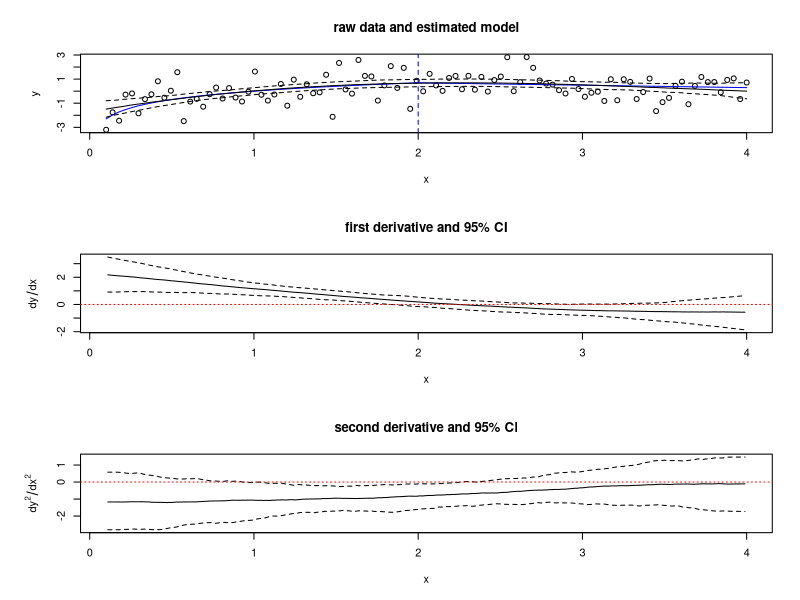

Reproduce this figure in R.
## ---- chunk 1
knitr::opts_chunk$set(echo = TRUE)
## ---- chunk 2
library(dplyr)
library(mgcv)

#You need the multivariate normal RNG from the MASS package
mvrnorm = MASS::mvrnorm

## ---- chunk 3

# Functions to calculate the 1st and 2nd derivatives of a given time series with
# a given step size. Uses two-point approximations for both 1st and 2nd derivs.
calc_1st_deriv = function(y,delta) (lead(y,1) - lag(y,1))/(2*delta)
calc_2nd_deriv = function(y,delta) (lead(y,1) + lag(y,1)-2*y)/delta^2


## ---- chunk 4
# Function to test if each the confidence intervals for the derivatives of a
# given curve sastisfy the test for a point potentially being an extremum The
# first deriv critera determines if the confidence intervals for the first 
# derivative at a given point overlaps zero. The second deriv criteria tests if
# the second deriv CI overlaps zero. A point is only considered to be a 
# candidate extremum if the first criteria is true and the second is false
find_peaks = function(deriv_1_bounds, 
                      deriv_2_bounds, 
                      test = c("two-deriv","crossing")){
  
  stopifnot(nrow(deriv_1_bounds)==nrow(deriv_2_bounds))
  stopifnot(ncol(deriv_1_bounds)==2&ncol(deriv_2_bounds)==2)
  
  n_vals = nrow(deriv_1_bounds)
  
  # calculate the sign of the derivatives. If both ends of the interval are pos/neg
  # at a point, this will return a value of +1/-1 for that point. It will be zero
  # iff the CI overlaps zero at that point.
  deriv1_sign = (sign(deriv_1_bounds[,1]) + sign(deriv_1_bounds[,2]))/2
  deriv2_sign  = (sign(deriv_2_bounds[,1]) + sign(deriv_2_bounds[,2]))/2
  
  #Derivative series start with na values
  #This removes that issue (to prevent a run of na values)
  deriv1_sign[c(1,n_vals)] = deriv1_sign[c(2, n_vals-1)] 
  deriv2_sign[c(1,n_vals)] = deriv2_sign[c(2, n_vals-1)] 
  
  if(test[1]=="two-deriv"){
    is_candidate = (deriv1_sign==0)&(deriv2_sign!=0)
  }else if(test[1] =="crossing"){
    deriv1_runs = rle(deriv1_sign)
    n_runs = length(deriv1_runs$lengths)
    deriv1_run_start = c(1, cumsum(deriv1_runs$lengths)[-n_runs]+1)
    deriv1_run_end = cumsum(deriv1_runs$lengths)
    deriv1_run_sign = deriv1_runs$values
    is_candidate = rep(FALSE, times=nrow(deriv_1_bounds))
    for(i in 1:n_runs){
      if(i>1&i<n_runs & deriv1_run_sign[i]==0){
        if(deriv1_sign[deriv1_run_start[i-1]]*deriv1_sign[deriv1_run_end[i+1]]==-1){
          is_candidate[deriv1_run_start[i]:deriv1_run_end[i]] = TRUE
        }
      }
    }
  }else {
    stop("this is not an implemented test")
  }
  is_candidate
}
## ---- chunk 5

set.seed(46)


# function for generating underlying curve. Simple sum of a log-curve and a
# quadratic parameters a,b determine how large the log and quadratic components
# are, mid determines where the center of the quadratic is
fit_func = function(x, a,b,mid)  ifelse(x<mid, a*log(x), a*log(mid) -b*(x-mid))

n = 100         # number of data points
sigma = 1           # st. dev. of errors around mean value

#Parmaters determining how large the range of x is
low_lim = 0.1
high_lim =4

# parameters for the true function
a   = 1    
b   = 0.2
mid = 2


# data frame with x, values, random y values, and the true curve
training_data = data_frame(x = seq(low_lim,high_lim, length=n),
                           y= rnorm(n,fit_func(x,a,b,mid),sigma),
                           true_val = fit_func(x,a,b,mid) )


## ---- chunk 6

# The fitted model, usig a 20 basis function thin plate spline smoother with
# REML fitting criteria. m=3 specifies that the model should penalize squard
# third derivatives. This is important as if m=2 (the default) then prior
# simulations from the fit are too wiggly, and end up with too wide a range of
# 2nd derivatives
mod = gam(y~s(x, bs= "tp", k=20,m = 3), data=training_data,method="REML")


## ---- chunk 7
# step size used for calculating derivatives
step_size = 0.01

# The test data, with one x per step unit across the range.
test_data = data_frame(x=seq(low_lim, high_lim,by= step_size))

#Simulate new functions from the posterior distribution of functions, using the
#test data and 500 simulations
n_sims = 500
mod_coef = coef(mod) # mean values for all basis functions
mod_vcov =vcov(mod)  # posterior variance-covariance matrix
mod_sims = mvrnorm(n_sims, mod_coef,mod_vcov) #random parameter draws
test_lp = predict.gam(mod,newdata = test_data,type = "lpmatrix") #the basis functions 
test_sims = test_lp %*% t(mod_sims) #random parameters times basis functions

test = "crossing" #change this to "two-deriv" to check the alternate test

#Calculates estimated first and second derivatives 
test_1st_deriv = apply(test_sims,MARGIN = 2,calc_1st_deriv, delta= step_size)
test_2nd_deriv = apply(test_sims,MARGIN = 2,calc_2nd_deriv, delta= step_size)


# 95% confidence intervals for the function, 1st, and 2nd derivatives
test_CI = t(apply(test_sims,
                  MARGIN = 1,
                  FUN = quantile,
                  probs=c(0.025,0.5,0.975),
                  na.rm=T))
test_1st_deriv_CI = t(apply(test_1st_deriv ,
                            MARGIN = 1,
                            FUN = quantile,
                            probs=c(0.025,0.5,0.975),
                            na.rm=T))
test_2nd_deriv_CI = t(apply(test_2nd_deriv ,
                            MARGIN = 1,
                            FUN = quantile,
                            probs=c(0.025,0.5, 0.975),
                            na.rm=T))

## ---- chunk 8
# Using the CIs for 1st and 2nd derivatives to test for peaks
candidate_peaks = as.vector(find_peaks(test_1st_deriv_CI[,c(1,3)], 
                                       test_2nd_deriv_CI[,c(1,3)],
                                       test = test))

candidate_peaks = ifelse(is.na(candidate_peaks), F, candidate_peaks)

## ---- chunk 9
par(mfrow=c(3,1),mar=c(5, 6, 4, 2) + 0.1)

# Plot of raw data and model fit, with true function in blue and 
# estimated minima in red. Vertical blue line is the true minimum
plot(y~x, data= training_data, main="raw data and estimated model")
points(true_val~x, data=training_data, col="blue",type="l",lwd=1)
matplot(test_data$x, test_CI,type="l",col="black",lty=c(2,1,2),add = T)
if(any(candidate_peaks)){
  matplot(test_data$x[candidate_peaks], test_CI[candidate_peaks,],
          type="l",col="red",lty=c(2,1,2),add = T)
}
abline(v= mid, col="blue",lty=2)


#plot of first derivatives plus CI
matplot(test_data$x,test_1st_deriv_CI,
        type="l",
        col="black",
        lty=c(2,1,2),
        main="first derivative and 95% CI",
        xlab = "x",
        ylab=expression(dy/dx))
if(any(candidate_peaks)){
  matplot(test_data$x[candidate_peaks], 
          test_1st_deriv_CI[candidate_peaks,],
          type="l",col="red",lty=c(2,1,2),add = T)
}
abline(h=0,lty=3,col="red")

#Plot of estimated 2nd derivative plus CI
matplot(test_data$x,test_2nd_deriv_CI,type="l",
        col="black",lty=c(2,1,2),
        main="second derivative and 95% CI",
        xlab = "x",
        ylab=expression(dy^2/dx^2))
if(any(candidate_peaks)){
  matplot(test_data$x[candidate_peaks], 
          test_2nd_deriv_CI[candidate_peaks,],
          type="l",col="red",lty=c(2,1,2),add = T)
}
abline(h=0, lty=3, col="red")


